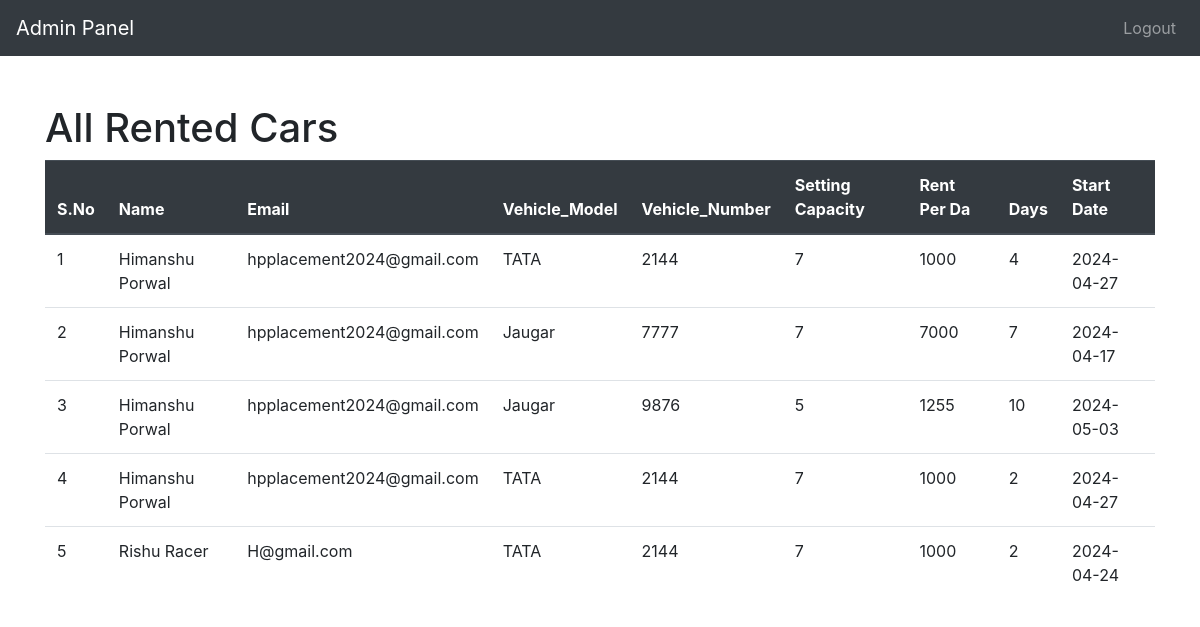
/rentedcaradmin.php (signed in), run on the app's committed database.
### tables this page shows
CREATE TABLE `rentedcar` (
  `id` int(50) NOT NULL,
  `user_id` int(50) NOT NULL,
  `car_id` int(50) NOT NULL,
  `days` varchar(20) NOT NULL,
  `start_date` date NOT NULL
);

CREATE TABLE `customerregistration` (
  `id` int(50) NOT NULL,
  `name` varchar(50) NOT NULL,
  `email` varchar(50) NOT NULL,
  `password` varchar(20) NOT NULL,
  `role` varchar(50) NOT NULL
);

CREATE TABLE `cardetails` (
  `id` int(11) NOT NULL,
  `vehicle_model` varchar(50) NOT NULL,
  `vehicle_number` varchar(50) NOT NULL,
  `seating_capacity` varchar(50) NOT NULL,
  `rent_per_day` varchar(100) NOT NULL
);

### rentedcaradmin.php (the view, shortened to what this page needs)
<?php
$con = new mysqli("localhost", "root", "", "carrental");
$sql = "SELECT rentedcar.*, customerregistration.*, cardetails.*
        FROM ((rentedcar
        INNER JOIN customerregistration ON rentedcar.user_id = customerregistration.id)
        INNER JOIN cardetails ON rentedcar.car_id = cardetails.id)";
$result = $con->query($sql);
?>
<!DOCTYPE html>
<html lang="en">
<head>
    <link rel="stylesheet" href="https://stackpath.bootstrapcdn.com/bootstrap/4.3.1/css/bootstrap.min.css">
</head>
<body>
    <nav class="navbar navbar-expand-lg navbar-dark bg-dark">
        <a class="navbar-brand" href="#">Admin Panel</a>
        <div class="collapse navbar-collapse" id="navbarNav">
            <ul class="navbar-nav ml-auto">
                <li class="nav-item">
                    <a class="nav-link" href="logout.php">Logout</a>
                </li>
            </ul>
        </div>
    </nav>
    <div class="container mt-5">
        <h1>All Rented Cars</h1>
        <table class="table">
            <thead class="thead-dark">
                <tr>
                    <th scope="col">S.No</th>
                    <th scope="col">Name</th>
                    <th scope="col">Email</th>
                    <th scope="col">Vehicle_Model</th>
                    <th scope="col">Vehicle_Number</th>
                    <th scope="col">Setting Capacity</th>
                    <th scope="col">Rent Per Da</th>
                    <th scope="col">Days</th>
                    <th scope="col">Start Date</th>
                </tr>
            </thead>
            <tbody>
                <?php
                $i=1;
                if ($result->num_rows > 0) {
                    while ($row = $result->fetch_assoc()) {
                        echo "<tr>";
                        echo "<td>" . $i . "</td>";
                        echo "<td>" . $row['name'] . "</td>";
                        echo "<td>" . $row['email'] . "</td>";
                        echo "<td>" . $row['vehicle_model'] . "</td>";
                        echo "<td>" . $row['vehicle_number'] . "</td>";
                        echo "<td>" . $row['seating_capacity'] . "</td>";
                        echo "<td>" . $row['rent_per_day'] . "</td>";
                        echo "<td>" . $row['days'] . "</td>";
                        echo "<td>" . $row['start_date'] . "</td>";
                        echo "</tr>";
                        $i=$i+1;
                    }
                } else {
                    echo "<tr><td colspan='4'>No rented cars found.</td></tr>";
                }
                ?>
            </tbody>
        </table>
    </div>
</body>
</html>

### data on the page
rentedcar: customerregistration.name "Himanshu Porwal", customerregistration.email "hpplacement2024@gmail.com", cardetails.vehicle_model "TATA", cardetails.vehicle_number "2144", cardetails.seating_capacity "7", cardetails.rent_per_day "1000", days "4", start_date "2024-04-27"
rentedcar: customerregistration.name "Himanshu Porwal", customerregistration.email "hpplacement2024@gmail.com", cardetails.vehicle_model "Jaugar", cardetails.vehicle_number "7777", cardetails.seating_capacity "7", cardetails.rent_per_day "7000", days "7", start_date "2024-04-17"
rentedcar: customerregistration.name "Himanshu Porwal", customerregistration.email "hpplacement2024@gmail.com", cardetails.vehicle_model "Jaugar", cardetails.vehicle_number "9876", cardetails.seating_capacity "5", cardetails.rent_per_day "1255", days "10", start_date "2024-05-03"
rentedcar: customerregistration.name "Himanshu Porwal", customerregistration.email "hpplacement2024@gmail.com", cardetails.vehicle_model "TATA", cardetails.vehicle_number "2144", cardetails.seating_capacity "7", cardetails.rent_per_day "1000", days "2", start_date "2024-04-27"
rentedcar: customerregistration.name "Rishu Racer", customerregistration.email "H@gmail.com", cardetails.vehicle_model "TATA", cardetails.vehicle_number "2144", cardetails.seating_capacity "7", cardetails.rent_per_day "1000", days "2", start_date "2024-04-24"
